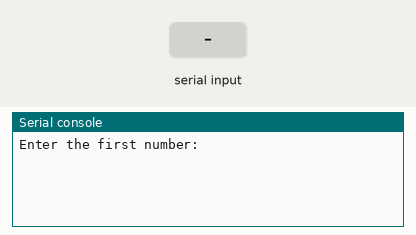
Simulated run of this program. Board: BBC micro:bit running MicroPython. Parts: the last lines printed to the serial console. The inputs (shaded band) are chosen by the test bench. At 2.8 s the program stops and its outputs stay as they are.

Above: at 1.2 s.
1.3 s: "5" typed at the serial console, then Enter
At 1.8 s:
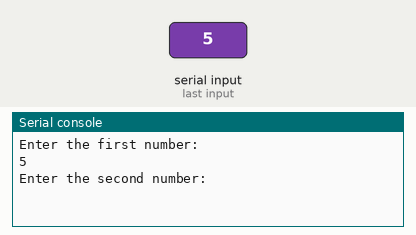
2.8 s: "90" typed at the serial console, then Enter
At 4.0 s:
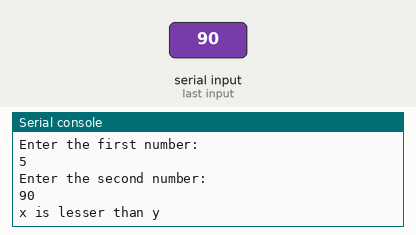

The program:

Conditional_Statement.py
```python
from microbit import *

x=int(input("Enter the first number:"))
y=int(input("Enter the second number:"))

if x>y:
    print("x is greater than y")
elif x==y:
    print("x is equal to y")
else:
    print("x is lesser than y")
```

Measured:
- after the input at 1.3 s, the serial console: prints a new line at once (image 1)
- after the input at 2.8 s, the serial console: prints a new line at once (image 2)
